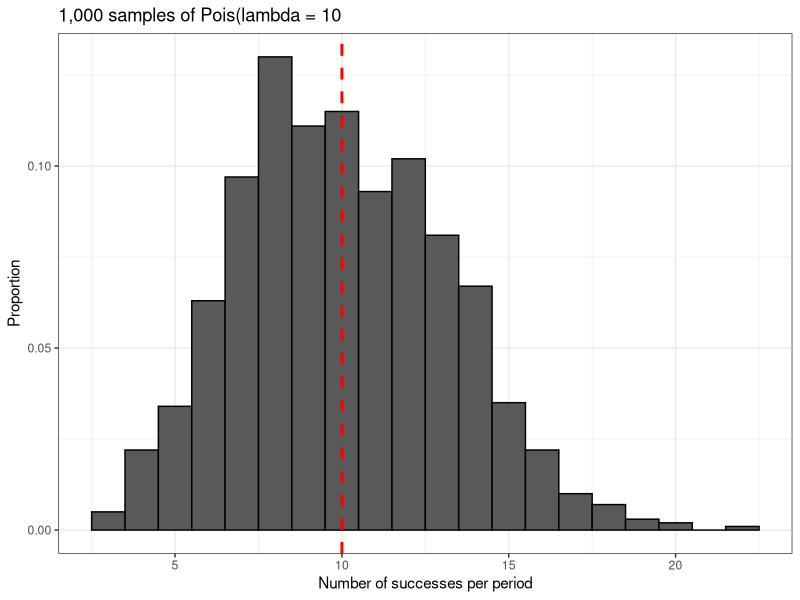

R code for this plot:
library(dplyr)
library(ggplot2)

set.seed(2)

poisson_data <- data.frame('data' = rpois(1000, 10))

result<- poisson_data %>% ggplot() +
geom_histogram(aes(x = data,
                   y = stat(count / sum(count))),
                   color = 'black',
                binwidth = 1) +
        geom_vline(xintercept = 10,
                     size = 1,
                     linetype = 'dashed',
                    color = 'red') +
        theme_bw() +
        labs(x = 'Number of successes per period',
             y = 'Proportion',
             title = '1,000 samples of Pois(lambda = 10')

print(result)
